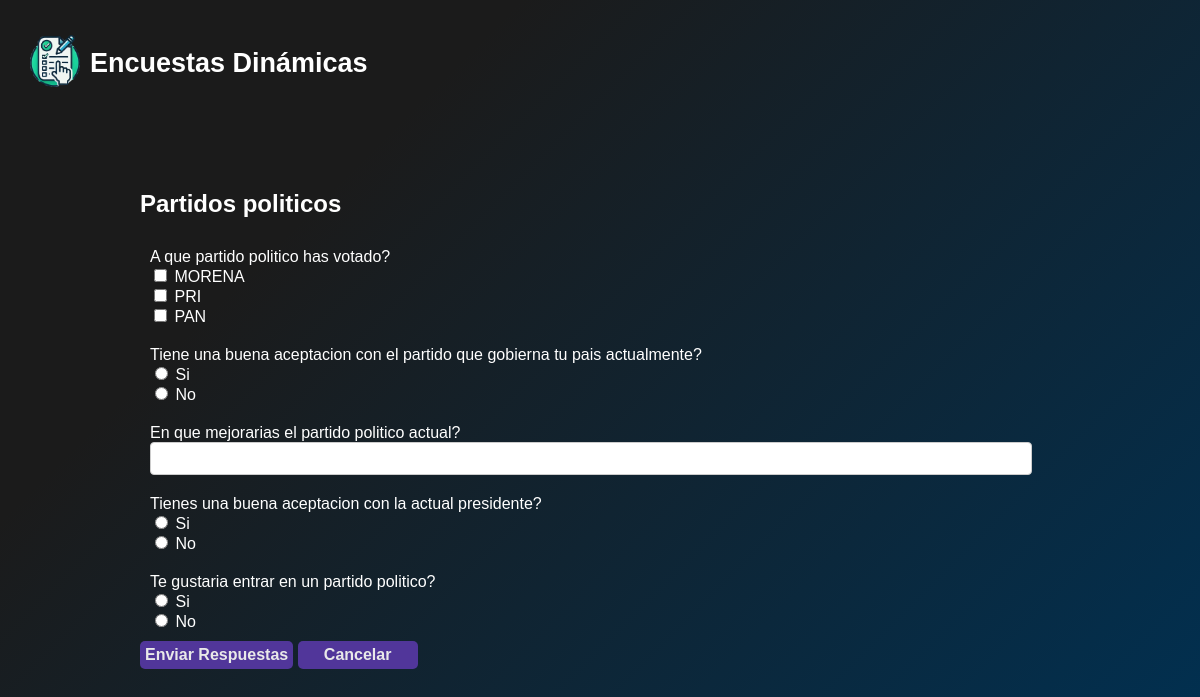
Screenshot of /responder.php?id=4 (signed in) with the database file from the repository.
### tables this page shows
CREATE TABLE `enc_encuestasm` (
  `idencuesta` int(11) NOT NULL,
  `nombre` varchar(255) NOT NULL,
  `descripcion` varchar(255) NOT NULL,
  `idusuario` int(11) NOT NULL,
  `fecha` date NOT NULL,
  `activo` varchar(1) NOT NULL
);

CREATE TABLE `enc_pregunta` (
  `idpregunta` int(11) NOT NULL,
  `idencuesta` int(11) NOT NULL,
  `textopregunta` varchar(255) NOT NULL,
  `requerida` varchar(1) NOT NULL,
  `idtipopregunta` int(11) NOT NULL
);

CREATE TABLE `enc_opcion` (
  `idopciones` int(11) NOT NULL,
  `idpregunta` int(11) NOT NULL,
  `opcion` varchar(255) NOT NULL
);

### responder.php (the view, shortened to what this page needs)
<?php
require 'config/database.php';
$idEncuesta = $_GET['id'] ?? null;
$sql = "SELECT * FROM enc_encuestasm WHERE idencuesta = :id";
$stmt = $pdo->prepare($sql);
$stmt->execute(['id' => $idEncuesta]);
$encuesta = $stmt->fetch(PDO::FETCH_ASSOC);
$sql_preguntas = "SELECT * FROM enc_pregunta WHERE idencuesta = :id";
$stmt_preguntas = $pdo->prepare($sql_preguntas);
$stmt_preguntas->execute(['id' => $idEncuesta]);
$preguntas = $stmt_preguntas->fetchAll(PDO::FETCH_ASSOC);
$nuevas_preguntas = [];
foreach ($preguntas as $pregunta) {
    $sql_opciones = "SELECT * FROM enc_opcion WHERE idpregunta = :idpregunta";
    $stmt_opciones = $pdo->prepare($sql_opciones);
    $stmt_opciones->execute(['idpregunta' => $pregunta['idpregunta']]);
    $opciones = $stmt_opciones->fetchAll(PDO::FETCH_ASSOC);
    $pregunta['opciones'] = in_array($pregunta['idtipopregunta'], [3, 4]) ? $opciones : [];
    $nuevas_preguntas[] = $pregunta;
}
$preguntas = $nuevas_preguntas;
?>
<!DOCTYPE html>
<html lang="es">
<head>
    <link rel="stylesheet" href="/encuestas/assets/css/style.css">
</head>
<body>
    <div class="header-container">
        <div class="header_one">
            <a href="/encuestas/index.php">
                <img class="logo" src="/encuestas/imagenes/logo4.webp" alt="logo">
            </a>
            <h2 class="title_page">Encuestas Dinámicas</h2>
        </div>
    </div>
    <section class="container mt-5">
        <section class="card">
            <header class="card-header bg-success text-white">
                <h2 class="card-title"><?php echo $encuesta['nombre'] ?? 'Encuesta'; ?></h2>
            </header>
            <div class="card-body">
                <?php if (!isset($_SESSION['idusuario'])): ?>
                    <div class="alert alert-warning">
                        <h4>¡Regístrate o inicia sesión para responder!</h4>
                        <p>Para participar en la encuesta, debes estar registrado.</p>
                        <a href="register.php" class="btn btn-primary">Registrarse</a>
                        <a href="login.php" class="btn btn-secondary">Iniciar sesión</a>
                    </div>
                <?php else: ?>
                    <form id="formEncuesta">
                        <?php foreach ($preguntas as $pregunta): ?>
                            <div class="form-group mt-3">
                                <label><?php echo $pregunta['textopregunta']; ?></label>
                                <?php if ($pregunta['idtipopregunta'] == 1): ?>
                                    <input type="text" name="respuestas[<?php echo $pregunta['idpregunta']; ?>]" class="form-control">
                                <?php elseif ($pregunta['idtipopregunta'] == 2): ?>
                                    <textarea name="respuestas[<?php echo $pregunta['idpregunta']; ?>]" class="form-control"></textarea>
                                <?php elseif ($pregunta['idtipopregunta'] == 3): ?>
                                    <?php foreach ($pregunta['opciones'] as $opcion): ?>
                                        <div class="form-check">
                                            <input type="radio" name="respuestas[<?php echo $pregunta['idpregunta']; ?>]" value="<?php echo $opcion['idopciones']; ?>" class="form-check-input">
                                            <label class="form-check-label"><?php echo $opcion['opcion']; ?></label>
                                        </div>
                                    <?php endforeach; ?>
                                <?php elseif ($pregunta['idtipopregunta'] == 4): ?>
                                    <?php foreach ($pregunta['opciones'] as $opcion): ?>
                                        <div class="form-check">
                                            <input type="checkbox" name="respuestas[<?php echo $pregunta['idpregunta']; ?>][]" value="<?php echo $opcion['idopciones']; ?>" class="form-check-input">
                                            <label class="form-check-label"><?php echo $opcion['opcion']; ?></label>
                                        </div>
                                    <?php endforeach; ?>
                                <?php endif; ?>
                            </div>
                        <?php endforeach; ?>
                        <div class="mt-4">
                            <button type="submit" class="btn btn-primary">Enviar Respuestas</button>
                            <button type="button" class="btn btn-default" onclick="window.location.href='welcome.php'">
                                Cancelar <i class="fa fa-ban"></i>
                            </button>
                        </div>
                    </form>
                <?php endif; ?>
            </div>
        </section>
    </section>
</body>
</html>

### assets/css/style.css (style rules this page uses)
* { font-family: 'Arial'; color: white; }
html, body { height: 100%; min-height: 100vh; margin: 0; padding: 0; background-color: #003153; background-image: linear-gradient(315deg, #003153 0%, #1B1B1B 74%); width: 100%; overflow-x: hidden; }
.container { width: 90%; max-width: 1200px; margin: auto; padding: 3%; }
.header-container { font-weight: bold; font-size: 18px; align-items: center; display: flex; flex-direction: row; justify-content: space-between; margin: 15px auto; padding: 10px 20px; max-width: 1200px; }
.header_one { display: flex; align-items: center; }
.logo { width: 50px; height: auto; }
.header_one a { padding: 10px; text-decoration: none; }
a { color: white; transition: all 0.3s ease 0s; }
input { color: rgb(39, 39, 39); }
.form-group { width: 100%; padding: 10px; border-radius: 5px; }
.form-control { width: 100%; padding: 0.5rem; border: 1px solid #ccc; border-radius: 4px; }
button { color: rgb(233, 233, 233); font-weight: bold; font-size:16px; background-color: #51369A; border-radius: 5px; border: none; padding: 5px 5px; min-width: 120px; cursor: pointer; transition: all 0.3s ease 0s; }
.card { width: 80%; padding: 0.5rem 5rem; }

### rows the page displays
enc_encuestasm: nombre "Partidos politicos"
enc_pregunta: textopregunta "A que partido politico has votado?"
enc_opcion: opcion "MORENA"
enc_opcion: opcion "PRI"
enc_opcion: opcion "PAN"
enc_pregunta: textopregunta "Tiene una buena aceptacion con el partido que gobierna tu pais actualmente?"
enc_opcion: opcion "Si"
enc_opcion: opcion "No"
enc_pregunta: textopregunta "En que mejorarias el partido politico actual?"
enc_pregunta: textopregunta "Tienes una buena aceptacion con la actual presidente?"
enc_opcion: opcion "Si"
enc_opcion: opcion "No"
enc_pregunta: textopregunta "Te gustaria entrar en un partido politico?"
enc_opcion: opcion "Si"
enc_opcion: opcion "No"
